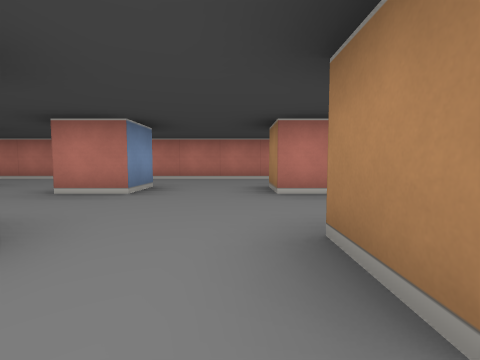
[1] (above)

16 first-person views from a walk through a cub3D level. The camera is about half as high as the walls, tilts 4° down and sees 85° across. The floor is counted in squares. Each view is taken from the middle of a square. On the plan, view 1 faces up. The plan holds only what a view shows up to about 9 squares ahead; the rest is blank.

[2]
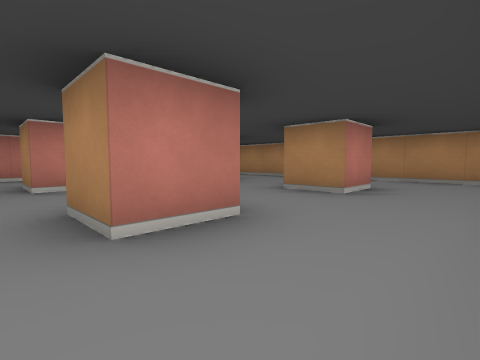

[3]
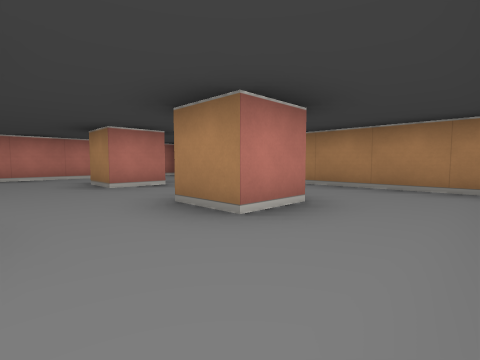

[4]
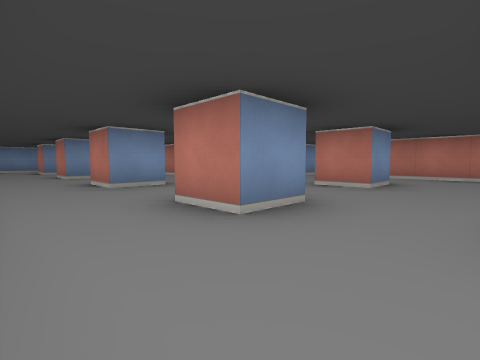

[5]
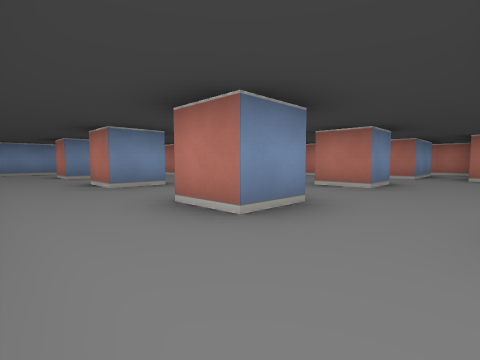

[6]
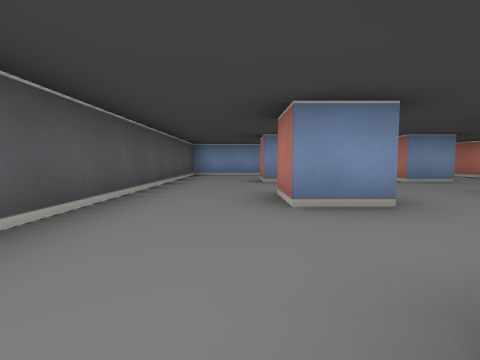

[7]
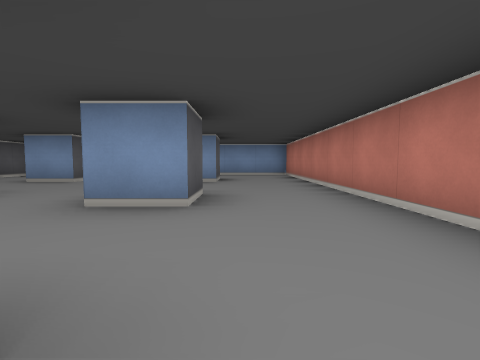

[8]
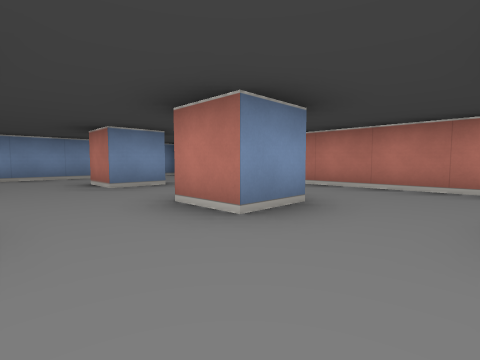

[9]
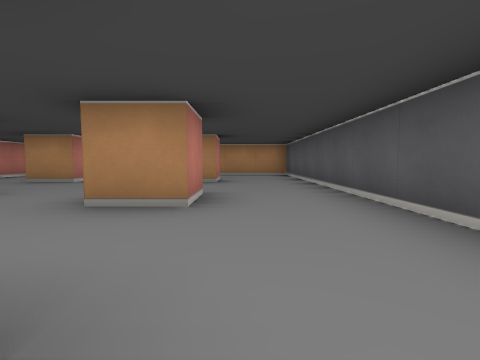

[10]
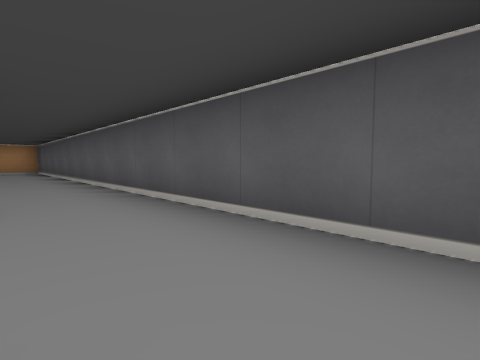

[11]
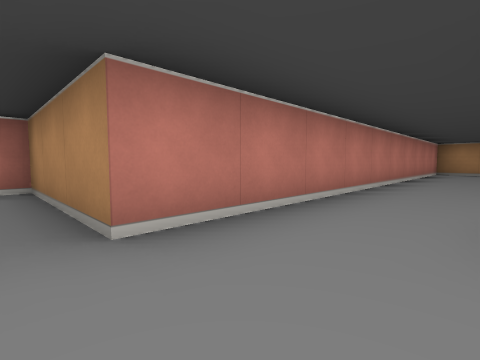

[12]
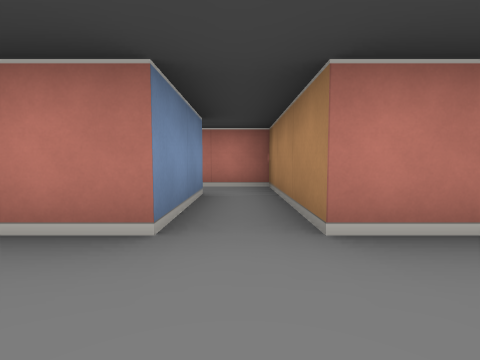

[13]
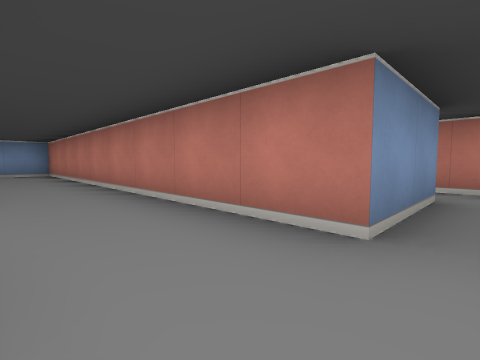

[14]
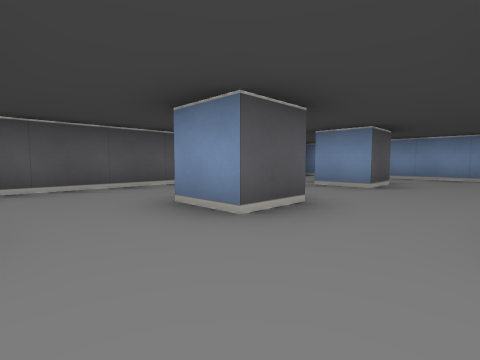

[15]
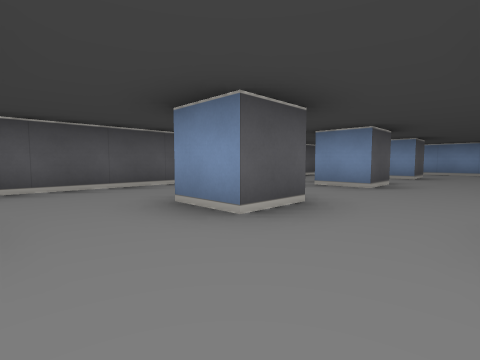

[16]
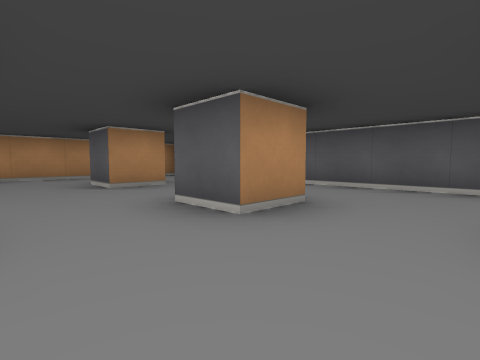

### Floor plan
Points are (right, up) in squares from view 1. A wall is a line through its corners. A room is listed if a view was taken in it or the views show most of it. See-through windows are left out.
Room 1 (views 1, 2, 3, 4, 5, 6, 7, 8, 9, 10, 11, 12, 13, 14, 15, 16)
walls: (-4.5, 4.5) (-4.5, 3.5) (-5.5, 3.5); (-5.6, 1.5) (-4.5, 1.5) (-4.5, 0.5) (-5.5, 0.5); (-1.5, 1.6) (-1.5, 0.5) (-2.5, 0.5); (-1.5, 4.5) (-1.5, 3.5) (-2.5, 3.5); (-4.5, 6.5) (-13.5, 6.5) (-13.5, -1.5) (6.5, -1.5) (6.5, 6.5) (-3.5, 6.5); (-8.5, 4.5) (-7.5, 4.5) (-7.5, 3.5) (-8.5, 3.5); (-8.6, 1.5) (-7.5, 1.5) (-7.5, 0.5) (-8.5, 0.5); (1.2, 3.5) (0.5, 3.5) (0.5, 4.5); (1.5, 0.5) (0.5, 0.5) (0.5, 1.5) (1.5, 1.5); (-11.4, 4.5) (-10.5, 4.5) (-10.5, 3.5) (-11.5, 3.5); (-11.6, 1.5) (-10.5, 1.5) (-10.5, 0.5) (-11.5, 0.5); (4.6, 3.5) (3.5, 3.5) (3.5, 4.5); (4.6, 0.5) (3.5, 0.5) (3.5, 1.5) (4.5, 1.5)
ways out: opening at (-4, 7.5)

Positions as (right, up) in squares from view 1, and headings:
1: (0, 0), facing up
2: (0, -1), facing up-right
3: (2, -1), facing up-right
4: (0, -1), facing up-left
5: (-3, -1), facing up-left
6: (-5, 0), facing left
7: (-5, 5), facing left
8: (-6, 2), facing up-left
9: (-2, 0), facing right
10: (-5, 0), facing down-right
11: (-4, 5), facing up-right
12: (-4, 5), facing up
13: (-4, 5), facing up-left
14: (-6, 3), facing down-left
15: (-3, 3), facing down-left
16: (-1, 3), facing down-right
